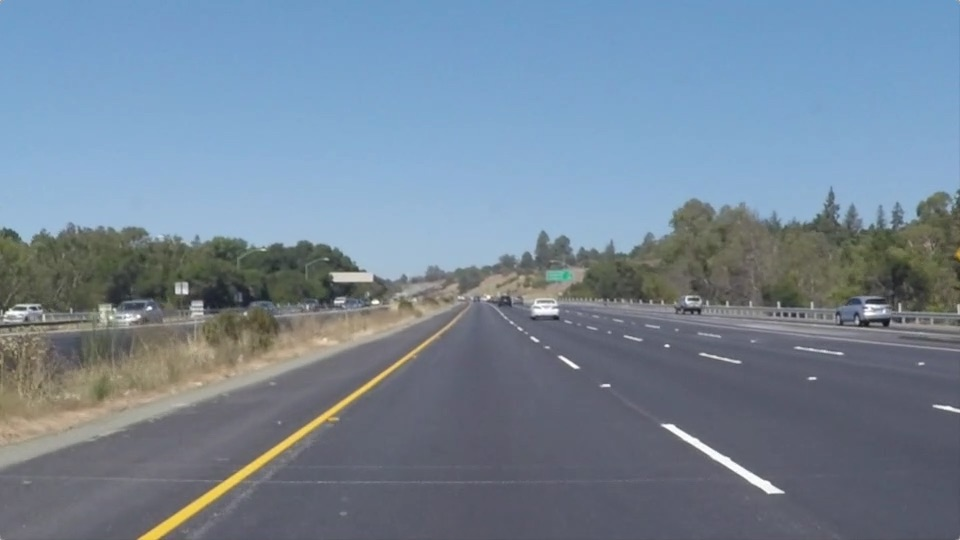
#> input picture test_images/solidYellowLeft.jpg, 960 x 540 px
$ jupyter execute P1-LaneLines.ipynb   (shell and % lines are left out)
#> lines starting #> are read from the running program, lines starting #| are printed output that depends on the picture; after the words box and inside, x2 and y2 are one past the last pixel; in counts of white or black regions, pixels touching at a corner belong together
[cell 1]
#importing some useful packages
import matplotlib.pyplot as plt
import matplotlib.image as mpimg
import numpy as np
import cv2
import math

[cell 2]
def grayscale(img):
    """Applies the Grayscale transform
    This will return an image with only one color channel
    but NOTE: to see the returned image as grayscale
    (assuming your grayscaled image is called 'gray')
    you should call plt.imshow(gray, cmap='gray')"""
    return cv2.cvtColor(img, cv2.COLOR_RGB2GRAY)
    # Or use BGR2GRAY if you read an image with cv2.imread()
    # return cv2.cvtColor(img, cv2.COLOR_BGR2GRAY)

def canny(img, low_threshold, high_threshold):
    """Applies the Canny transform"""
    return cv2.Canny(img, low_threshold, high_threshold)

def gaussian_blur(img, kernel_size):
    """Applies a Gaussian Noise kernel"""
    return cv2.GaussianBlur(img, (kernel_size, kernel_size), 0)

def region_of_interest(img, vertices):
    """
    Applies an image mask.

    Only keeps the region of the image defined by the polygon
    formed from `vertices`. The rest of the image is set to black.
    """
    #defining a blank mask to start with
    mask = np.zeros_like(img)

    #defining a 3 channel or 1 channel color to fill the mask with depending on the input image
    if len(img.shape) > 2:
        channel_count = img.shape[2]  # i.e. 3 or 4 depending on your image
        ignore_mask_color = (255,) * channel_count
    else:
        ignore_mask_color = 255

    #filling pixels inside the polygon defined by "vertices" with the fill color
    cv2.fillPoly(mask, vertices, ignore_mask_color)

    #returning the image only where mask pixels are nonzero
    masked_image = cv2.bitwise_and(img, mask)
    return masked_image


def draw_lines(img, lines, color=[255, 0, 0], thickness=3):
    """
    NOTE: this is the function you might want to use as a starting point once you want to
    average/extrapolate the line segments you detect to map out the full
    extent of the lane (going from the result shown in raw-lines-example.mp4
    to that shown in P1_example.mp4).

    Think about things like separating line segments by their
    slope ((y2-y1)/(x2-x1)) to decide which segments are part of the left
    line vs. the right line.  Then, you can average the position of each of
    the lines and extrapolate to the top and bottom of the lane.

    This function draws `lines` with `color` and `thickness`.
    Lines are drawn on the image inplace (mutates the image).
    If you want to make the lines semi-transparent, think about combining
    this function with the weighted_img() function below
    """
    for line in lines:
        for x1,y1,x2,y2 in line:
            cv2.line(img, (x1, y1), (x2, y2), color, thickness)

def hough_lines(img, rho, theta, threshold, min_line_len, max_line_gap):
    """
    `img` should be the output of a Canny transform.

    Returns an image with hough lines drawn.
    """
    lines = cv2.HoughLinesP(img, rho, theta, threshold, np.array([]), minLineLength=min_line_len, maxLineGap=max_line_gap)
    line_img = np.zeros((img.shape[0], img.shape[1], 3), dtype=np.uint8)
    draw_lines(line_img, lines)
    return line_img

# Python 3 has support for cool math symbols.

def weighted_img(img, initial_img, α=0.8, β=1., λ=0.):
    """
    `img` is the output of the hough_lines(), An image with lines drawn on it.
    Should be a blank image (all black) with lines drawn on it.

    `initial_img` should be the image before any processing.

    The result image is computed as follows:

    initial_img * α + img * β + λ
    NOTE: initial_img and img must be the same shape!
    """
    return cv2.addWeighted(initial_img, α, img, β, λ)

[cell 3]
#reading in an image
image_org = mpimg.imread('test_images/solidYellowLeft.jpg')
#> image_org is the input picture: shape (540, 960, 3); mean R, G, B 116.5, 133.6, 150.8
image = np.copy(image_org)

#printing out some stats and plotting
print('This image is:', type(image), 'with dimesions:', image.shape)
#| This image is: <class 'numpy.ndarray'> with dimesions: (540, 960, 3)
plt.imshow(image)

[cell 4]
gray = grayscale(image)
#> in grayscale, `return cv2.cvtColor(img, cv2.COLOR_RGB2GRAY)`:
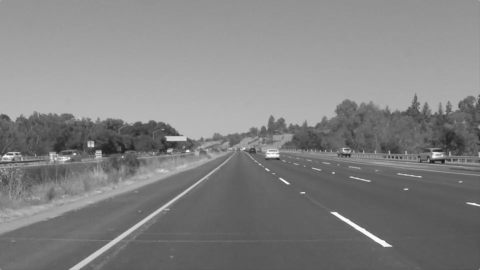
#> returned value: shape (540, 960) (shown at 1/2 size); min 19, max 255, mean 130.4
plt.imshow(gray, cmap='gray')

[cell 5]
blur_gray = gaussian_blur(gray, 5)
plt.imshow(blur_gray, cmap='gray')

[cell 6]
low_threshold = 50
high_threshold = 150
edges = canny(blur_gray, low_threshold, high_threshold)
#> in canny, `return cv2.Canny(img, low_threshold, high_threshold)`:
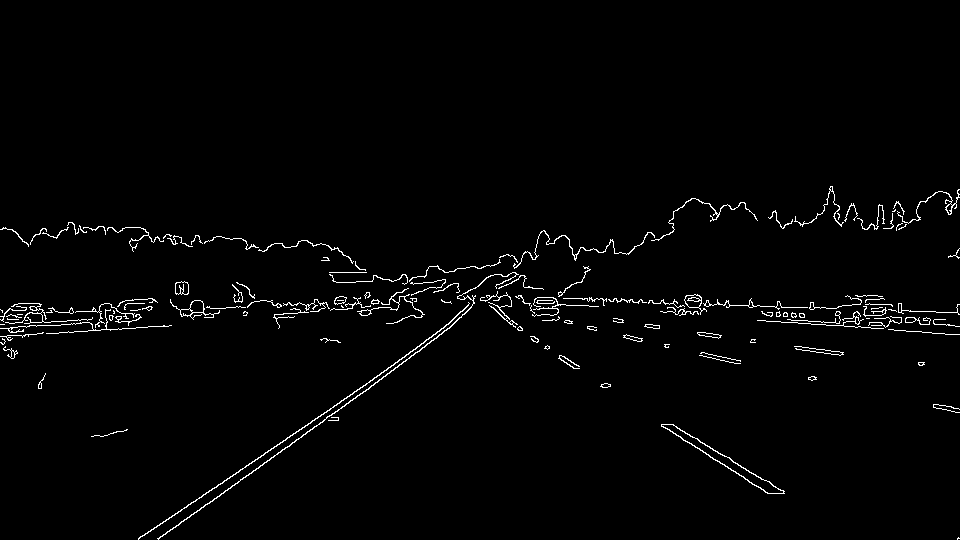
#> returned value: shape (540, 960); 1.7% white in thin lines or dots, all inside (x1, y1, x2, y2) = (0, 186, 960, 540)
plt.imshow(edges, cmap='gray')

[cell 7]
# Grab the x and y size and make a copy of the image
ysize = image.shape[0]
xsize = image.shape[1]
imshape = image.shape
vertice = np.array([[(0,imshape[0]),(450, 290), (490, 290), (imshape[1],imshape[0])]], dtype=np.int32)

scaled = region_of_interest(edges, vertice)
#> in region_of_interest, `cv2.fillPoly(mask, vertices, ignore_mask_color)`:
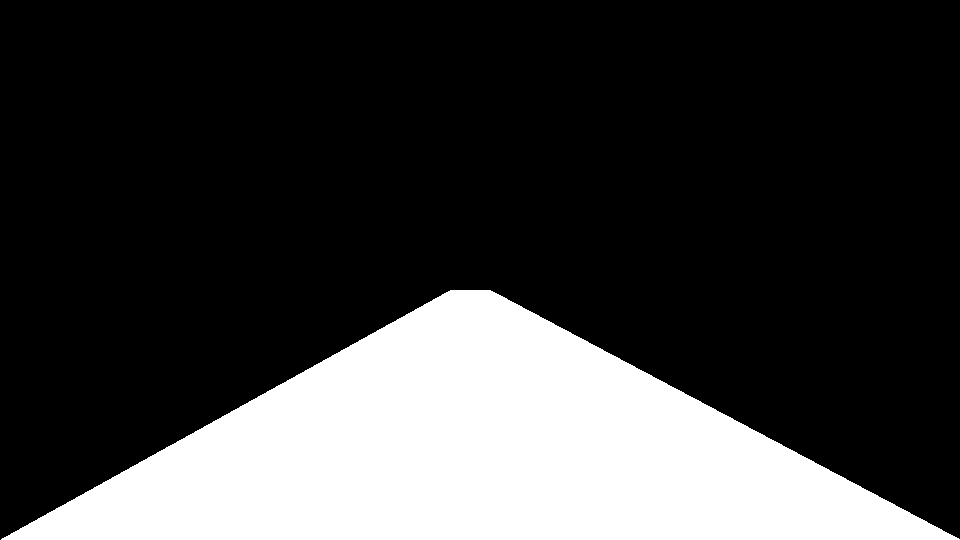
#> mask: shape (540, 960); 24.2% white; 1 white region, box (x1, y1, x2, y2) and area: (1, 290, 960, 540) 125210
#> in region_of_interest, `masked_image = cv2.bitwise_and(img, mask)`:
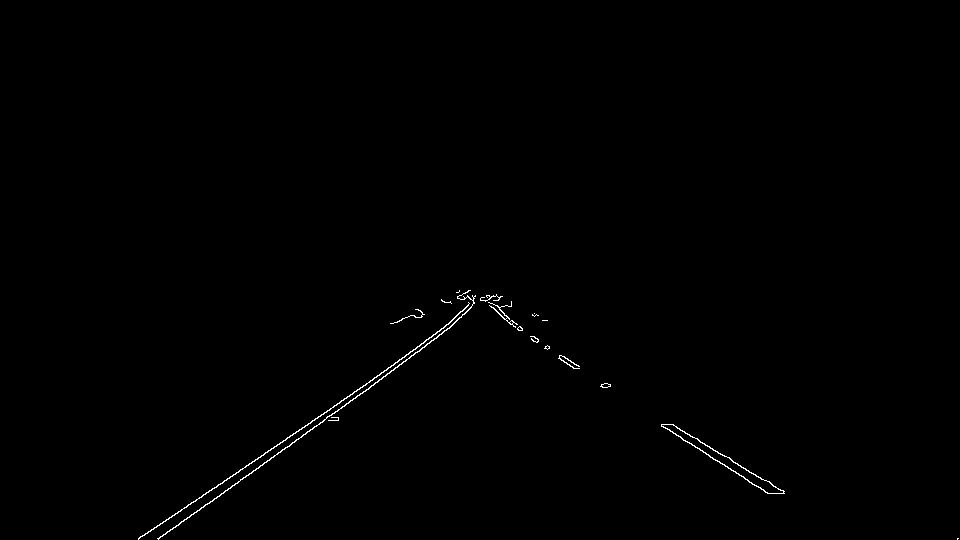
#> masked_image: shape (540, 960); 0.38% white in thin lines or dots, all inside (x1, y1, x2, y2) = (138, 290, 959, 540)

plt.imshow(scaled, cmap ='gray')

[cell 8]
rho = 2 # distance resolution in pixels of the Hough grid
theta = np.pi/180 # angular resolution in radians of the Hough grid
threshold = 15     # minimum number of votes (intersections in Hough grid cell)
min_line_len = 40 #minimum number of pixels making up a line
max_line_gap = 15    # maximum gap in pixels between connectable line segments

lines_img = hough_lines(scaled, rho, theta, threshold, min_line_len, max_line_gap)
#> in hough_lines, `lines = cv2.HoughLinesP(img, rho, theta, threshold, np.array([]), minL..`: lines = 17 rows, first 6: [138, 539, 329, 410], [175, 527, 429, 343], [669, 424, 784, 493], [661, 425, 765, 492], [334, 405, 404, 357], [158, 538, 243, 477]
#> the loop in draw_lines, `for line in lines:` made 17 passes
plt.imshow(lines_img, cmap ='gray')

[cell 9]
last = weighted_img(lines_img, image, α=0.8, β=1., λ=0.)
#> in weighted_img, `return cv2.addWeighted(initial_img, α, img, β, λ)`:
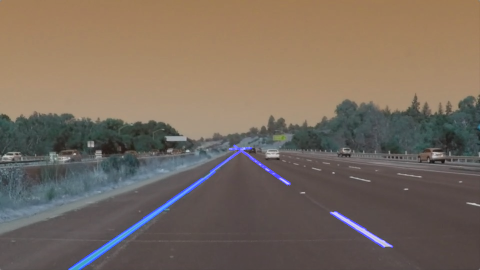
#> returned value: shape (540, 960, 3) (shown at 1/2 size); mean of channels 0, 1, 2 94.7, 106.9, 120.6; drawn as B, G, R
plt.imshow(last)

[cell 10]
# Define the Hough transform parameters
# Make a blank the same size as our image to draw on
rho = 1 # distance resolution in pixels of the Hough grid
theta = np.pi/180 # angular resolution in radians of the Hough grid
threshold = 200     # minimum number of votes (intersections in Hough grid cell)
min_line_length = 20 #minimum number of pixels making up a line
max_line_gap = 200    # maximum gap in pixels between connectable line segments
line_image = np.copy(image)*0 # creating a blank to draw lines on
#> line_image: shape (540, 960, 3); every value is 0

# Run Hough on edge detected image
# Output "lines" is an array containing endpoints of detected line segments
lines = cv2.HoughLinesP(scaled, rho, theta, threshold, np.array([]),
                            min_line_length, max_line_gap)
#> lines = [[209, 503, 496, 295], [138, 538, 497, 296]]

# Iterate over the output "lines" and draw lines on a blank image
for line in lines:
    for x1,y1,x2,y2 in line:
        print (x1,y1,x2,y2)
        cv2.line(line_image,(x1,y1),(x2,y2),(255,0,0),10)
#> this loop made 2 passes
#> (printed output is left out)
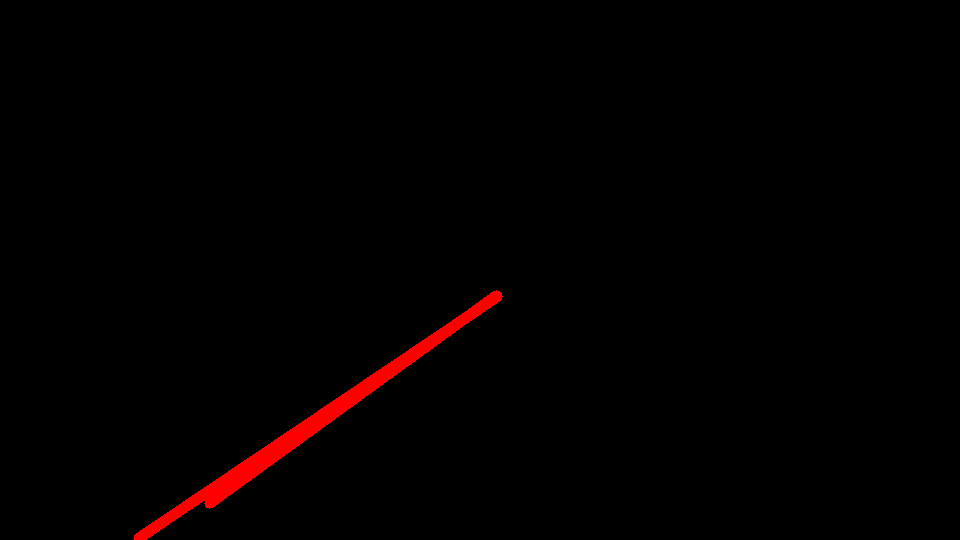
#> line_image: shape (540, 960, 3); mean R, G, B 3.2, 0, 0

# Create a "color" binary image to combine with line image
color_edges = np.dstack((edges, edges, edges))

# Draw the lines on the edge image
lines_edges = cv2.addWeighted(color_edges, 0.8, line_image, 1, 0)
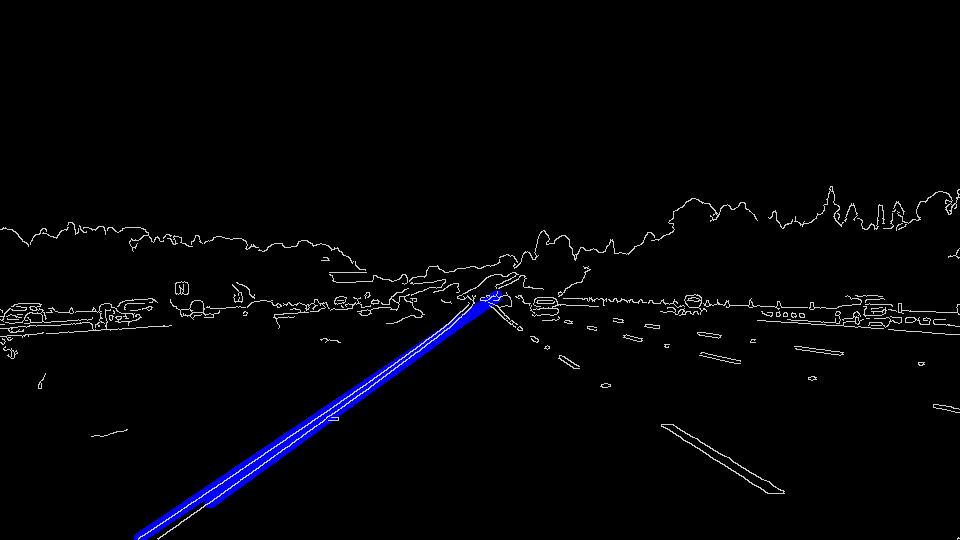
#> lines_edges: shape (540, 960, 3); mean of channels 0, 1, 2 6.3, 3.5, 3.5; drawn as B, G, R

plt.imshow(lines_edges)

$ run again, with test_images/exit_ramp.jpg copied over test_images/solidYellowLeft.jpg
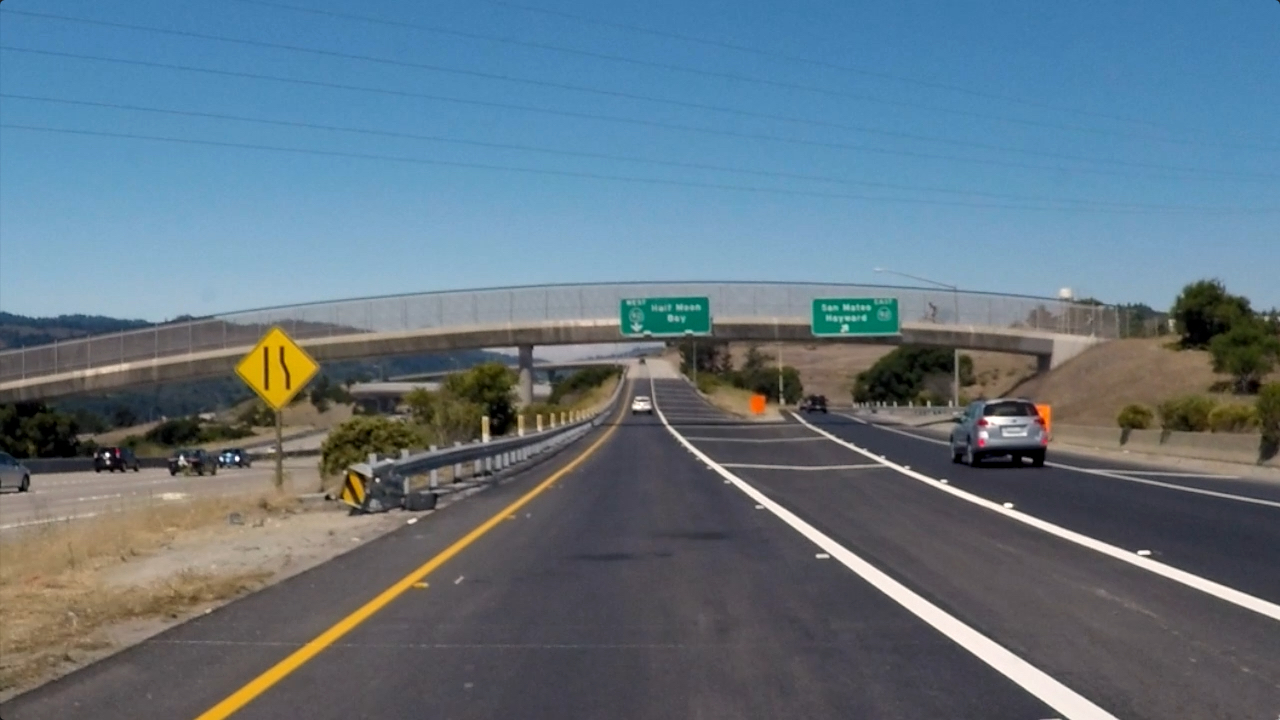
#> input picture test_images/exit_ramp.jpg, 1280 x 720 px
#> image_org is the input picture: shape (720, 1280, 3); mean R, G, B 98.5, 117, 129.7
#| This image is: <class 'numpy.ndarray'> with dimesions: (720, 1280, 3)
#> mask: shape (720, 1280); 30.8% white; 1 white region, box (x1, y1, x2, y2) and area: (1, 290, 1280, 720) 283990
#> in region_of_interest, `masked_image = cv2.bitwise_and(img, mask)`:
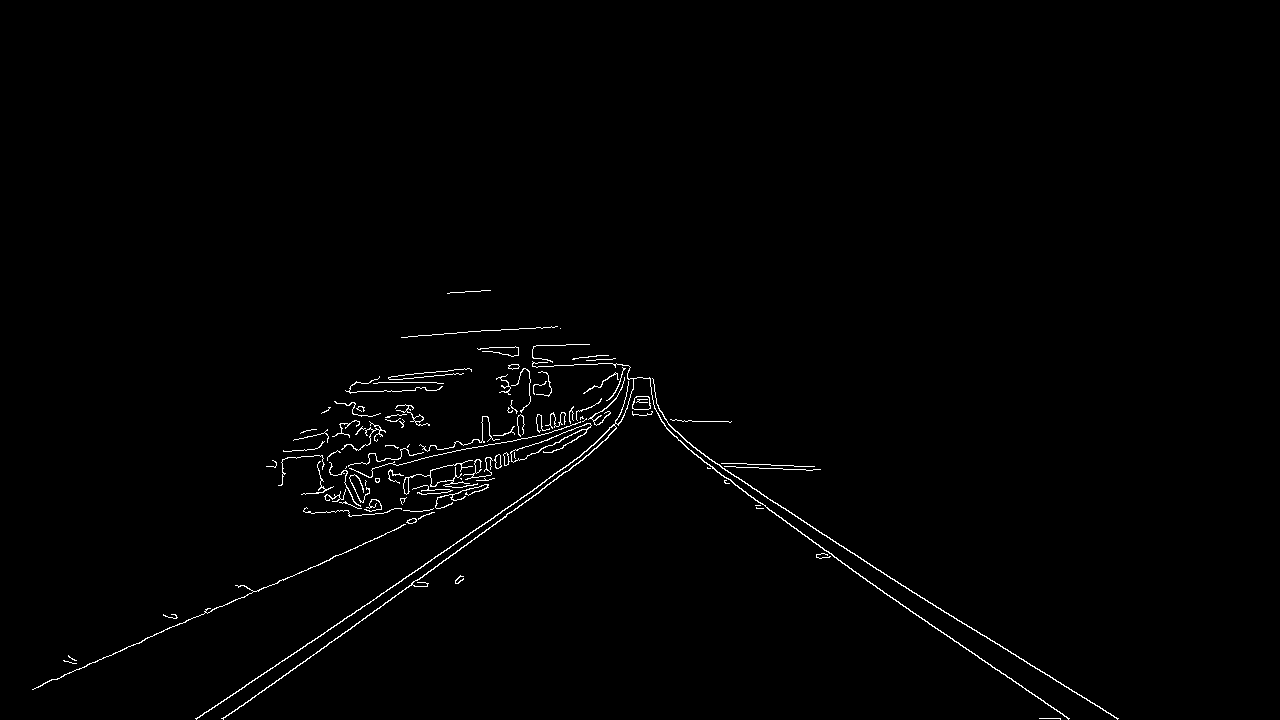
#> masked_image: shape (720, 1280); 0.97% white in thin lines or dots, all inside (x1, y1, x2, y2) = (32, 290, 1119, 720)
#> in hough_lines, `lines = cv2.HoughLinesP(img, rho, theta, threshold, np.array([]), minL..`: lines = 135 rows, first 6: [600, 386, 640, 415], [802, 534, 979, 658], [264, 690, 590, 453], [111, 655, 205, 612], [870, 565, 1035, 668], [400, 500, 526, 457]
#> the loop in draw_lines, `for line in lines:` made 135 passes
#> `lines = cv2.HoughLinesP(scaled, rho, theta, threshold, np.array([]), m..`: lines = [[274, 683, 657, 405], [196, 718, 658, 406], [495, 330, 1117, 718], [469, 291, 1057, 718], [38, 687, 660, 410], [451, 292, 957, 620]]
#> the loop `for line in lines:` made 6 passes
#> (printed output is left out)
#> color_edges: shape (720, 1280, 3); 2.6% white in thin lines or dots
#> `lines_edges = cv2.addWeighted(color_edges, 0.8, line_image, 1, 0)`:
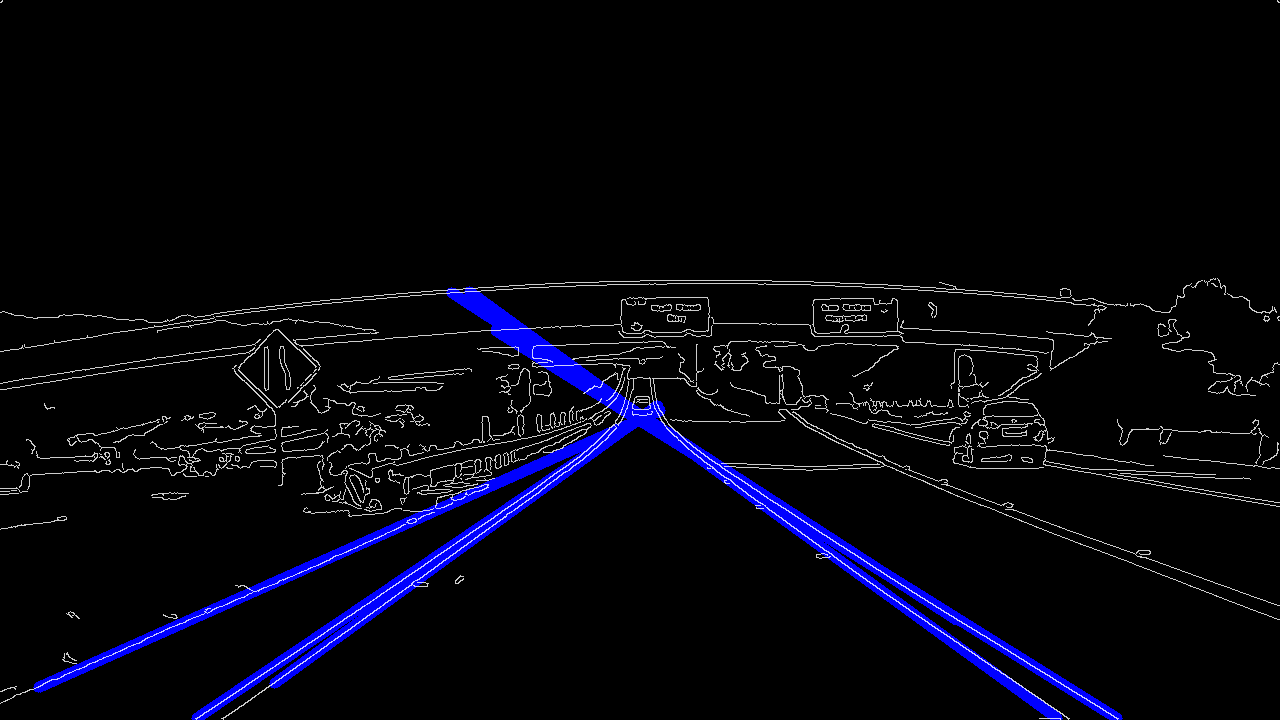
#> lines_edges: shape (720, 1280, 3); mean of channels 0, 1, 2 13.3, 5.3, 5.3; drawn as B, G, R
